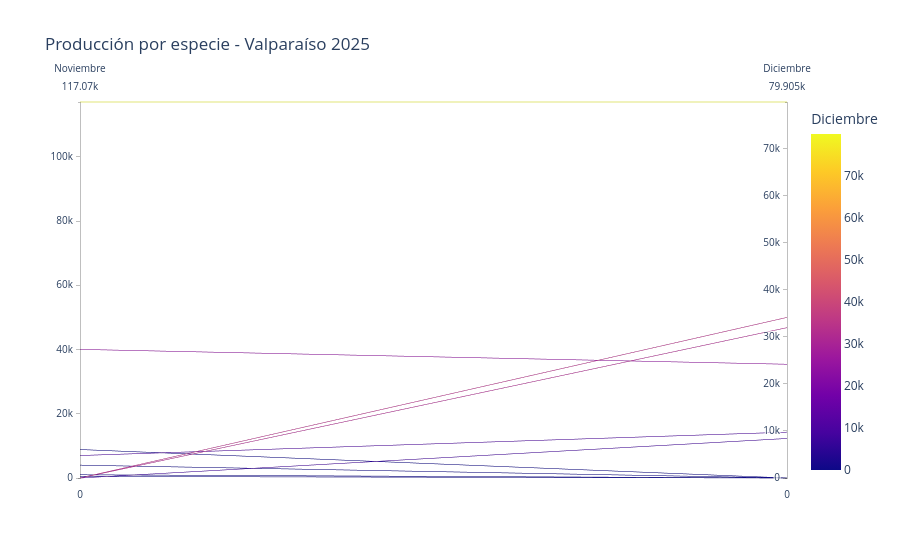

Write notebook code for a chart like this one.
### Code cell
fig = px.parallel_coordinates(
    tabla,
    dimensions=[
        "Noviembre",
        "Diciembre"
    ],
    color="Diciembre",
    labels={
        "Noviembre": "Noviembre",
        "Diciembre": "Diciembre"
    },
    title="Producción por especie - Valparaíso 2025"
)

fig.show()

### Figure 1 — Plotly figure (JSON) as saved in the notebook; plotly's stock layout.template omitted (floating-point values rounded to 4 significant figures)
{"data": [{"dimensions": [{"label": "Noviembre", "values": [0.0, 0.0, 7000.0, 500.0, 0.0, 40050.0, 4000.0, 1000.0, 117100.0, 8867.0]}, {"label": "Diciembre", "values": [8400.0, 34130.0, 9742.0, 0.0, 31950.0, 24180.0, 0.0, 0.0, 79900.0, 0.0]}], "domain": {"x": [0, 1], "y": [0, 1]}, "line": {"color": [8400.0, 34130.0, 9742.0, 0.0, 31950.0, 24180.0, 0.0, 0.0, 79900.0, 0.0], "coloraxis": "coloraxis"}, "name": "", "type": "parcoords"}], "layout": {"coloraxis": {"colorbar": {"title": {"text": "Diciembre"}}, "colorscale": [[0, "#0d0887"], [0.1111, "#46039f"], [0.2222, "#7201a8"], [0.3333, "#9c179e"], [0.4444, "#bd3786"], [0.5556, "#d8576b"], [0.6667, "#ed7953"], [0.7778, "#fb9f3a"], [0.8889, "#fdca26"], [1, "#f0f921"]]}, "legend": {"tracegroupgap": 0}, "title": {"text": "Producción por especie - Valparaíso 2025"}}}
